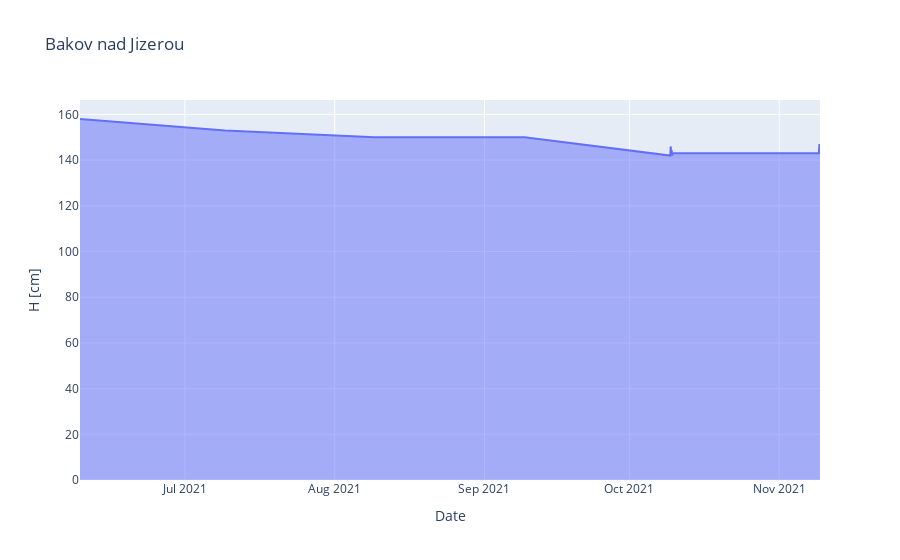
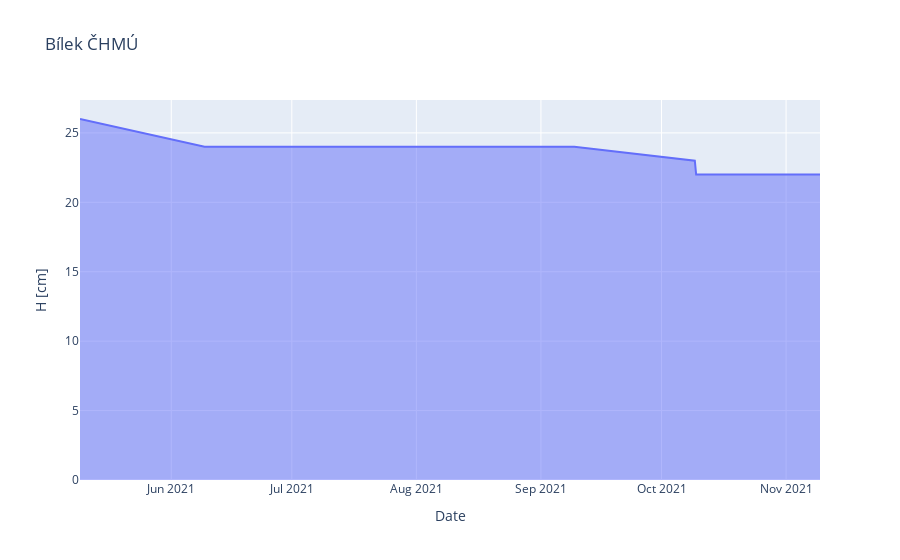
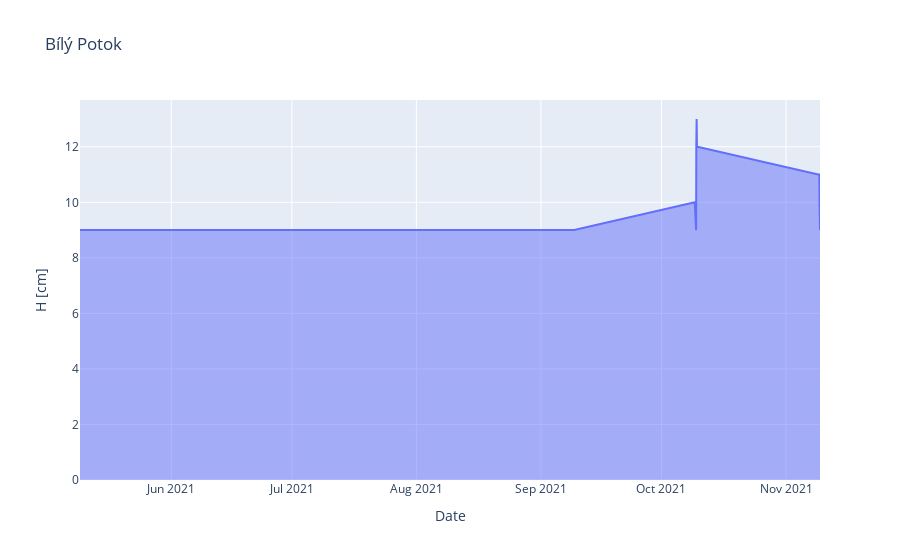
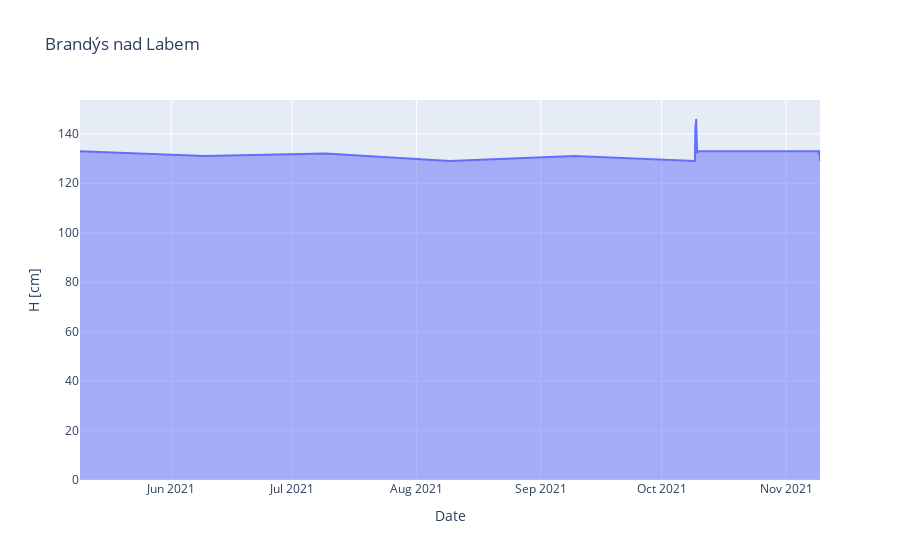

Write notebook code for charts like these, in order.
### Code cell
from bs4 import BeautifulSoup
from urllib.request import urlopen
import pandas as pd
import plotly.express as px


webpage = urlopen("http://www.pla.cz/portal/sap/cz/PC/Prehled.aspx")
page_content = webpage.read().decode("utf-8")
soup = BeautifulSoup(page_content, "html.parser")

river_links = soup.find_all('a', class_="odkazNaStaniciVPrehledu")
river_urls = []

for link in river_links:
    river_urls.append('http://www.pla.cz/portal/sap/cz/PC/' + link.get('href'))

for url in river_urls:
    subpage = urlopen(url)
    page_content = subpage.read().decode("utf-8")
    soup = BeautifulSoup(page_content, "html.parser")
    table = soup.find(id='ObsahCPH_DataMereniGV')
    df = pd.read_html(str(table))[0]
    df = df.rename(columns={'Unnamed: 0': 'Date'})
    df['Date'] = pd.to_datetime(df['Date'])
    try:
        fig = px.area(df, x='Date', y='H [cm]', title=soup.find(id='ObsahCPH_UdajeStaniceFW_NazevStaniceLbl').text)
        fig.show()
    except:
        pass

### Figure 1 — Plotly figure (JSON) as saved in the notebook; plotly's stock layout.template omitted (floating-point values rounded to 4 significant figures)
{"data": [{"hovertemplate": "Date=%{x}<br>H [cm]=%{y}<extra></extra>", "legendgroup": "", "line": {"color": "#636efa"}, "marker": {"symbol": "circle"}, "mode": "lines", "name": "", "orientation": "v", "showlegend": false, "stackgroup": "1", "type": "scatter", "x": ["2021-11-09T10:40:00", "2021-11-09T10:30:00", "2021-11-09T10:20:00", "2021-11-09T10:00:00", "2021-11-09T08:00:00", "2021-11-09T07:00:00", "2021-11-09T05:00:00", "2021-11-09T03:00:00", "2021-11-09T01:00:00", "2021-11-09T00:00:00", "2021-10-09T23:00:00", "2021-10-09T22:00:00", "2021-10-09T20:00:00", "2021-10-09T18:00:00", "2021-10-09T17:00:00", "2021-10-09T16:00:00", "2021-10-09T15:00:00", "2021-10-09T13:00:00", "2021-10-09T11:00:00", "2021-09-09T07:00:00", "2021-08-09T07:00:00", "2021-07-09T07:00:00", "2021-06-09T07:00:00"], "xaxis": "x", "y": [144, 144, 144, 145, 147, 146, 143, 143, 143, 143, 143, 143, 142, 144, 144, 144, 144, 146, 142, 150, 150, 153, 158], "yaxis": "y"}], "layout": {"legend": {"tracegroupgap": 0}, "title": {"text": "Bakov nad Jizerou"}, "xaxis": {"anchor": "y", "domain": [0, 1], "title": {"text": "Date"}}, "yaxis": {"anchor": "x", "domain": [0, 1], "title": {"text": "H [cm]"}}}}

### Figure 2 — Plotly figure (JSON) as saved in the notebook; plotly's stock layout.template omitted (floating-point values rounded to 4 significant figures)
{"data": [{"hovertemplate": "Date=%{x}<br>H [cm]=%{y}<extra></extra>", "legendgroup": "", "line": {"color": "#636efa"}, "marker": {"symbol": "circle"}, "mode": "lines", "name": "", "orientation": "v", "showlegend": false, "stackgroup": "1", "type": "scatter", "x": ["2021-11-09T10:40:00", "2021-11-09T10:30:00", "2021-11-09T10:20:00", "2021-11-09T10:10:00", "2021-11-09T10:00:00", "2021-11-09T09:00:00", "2021-11-09T08:00:00", "2021-11-09T07:00:00", "2021-11-09T06:00:00", "2021-11-09T05:00:00", "2021-11-09T04:00:00", "2021-11-09T03:00:00", "2021-11-09T02:00:00", "2021-11-09T01:00:00", "2021-11-09T00:00:00", "2021-10-09T23:00:00", "2021-10-09T22:00:00", "2021-10-09T21:00:00", "2021-10-09T20:00:00", "2021-10-09T19:00:00", "2021-10-09T18:00:00", "2021-10-09T17:00:00", "2021-10-09T16:00:00", "2021-10-09T15:00:00", "2021-10-09T14:00:00", "2021-10-09T13:00:00", "2021-10-09T12:00:00", "2021-10-09T11:00:00", "2021-10-09T07:00:00", "2021-09-09T07:00:00", "2021-08-09T07:00:00", "2021-07-09T07:00:00", "2021-06-09T07:00:00", "2021-05-09T07:00:00"], "xaxis": "x", "y": [22, 22, 22, 22, 22, 22, 22, 22, 22, 22, 22, 22, 22, 22, 22, 22, 22, 22, 22, 22, 22, 22, 22, 22, 22, 22, 22, 22, 23, 24, 24, 24, 24, 26], "yaxis": "y"}], "layout": {"legend": {"tracegroupgap": 0}, "title": {"text": "Bílek ČHMÚ"}, "xaxis": {"anchor": "y", "domain": [0, 1], "title": {"text": "Date"}}, "yaxis": {"anchor": "x", "domain": [0, 1], "title": {"text": "H [cm]"}}}}

### Figure 3 — Plotly figure (JSON) as saved in the notebook; plotly's stock layout.template omitted (floating-point values rounded to 4 significant figures)
{"data": [{"hovertemplate": "Date=%{x}<br>H [cm]=%{y}<extra></extra>", "legendgroup": "", "line": {"color": "#636efa"}, "marker": {"symbol": "circle"}, "mode": "lines", "name": "", "orientation": "v", "showlegend": false, "stackgroup": "1", "type": "scatter", "x": ["2021-11-09T10:50:00", "2021-11-09T10:40:00", "2021-11-09T10:30:00", "2021-11-09T10:20:00", "2021-11-09T10:10:00", "2021-11-09T10:00:00", "2021-11-09T09:00:00", "2021-11-09T08:00:00", "2021-11-09T07:00:00", "2021-11-09T06:00:00", "2021-11-09T05:00:00", "2021-11-09T04:00:00", "2021-11-09T03:00:00", "2021-11-09T02:00:00", "2021-11-09T00:00:00", "2021-10-09T23:00:00", "2021-10-09T22:00:00", "2021-10-09T21:00:00", "2021-10-09T20:00:00", "2021-10-09T19:00:00", "2021-10-09T18:00:00", "2021-10-09T17:00:00", "2021-10-09T16:00:00", "2021-10-09T15:00:00", "2021-10-09T14:00:00", "2021-10-09T13:00:00", "2021-10-09T12:00:00", "2021-10-09T11:00:00", "2021-10-09T07:00:00", "2021-09-09T07:00:00", "2021-08-09T07:00:00", "2021-07-09T07:00:00", "2021-06-09T07:00:00", "2021-05-09T07:00:00"], "xaxis": "x", "y": [9, 9, 9, 9, 9, 9, 9, 10, 11, 11, 11, 11, 11, 11, 11, 12, 12, 12, 12, 12, 13, 13, 12, 9, 9, 9, 9, 9, 10, 9, 9, 9, 9, 9], "yaxis": "y"}], "layout": {"legend": {"tracegroupgap": 0}, "title": {"text": "Bílý Potok"}, "xaxis": {"anchor": "y", "domain": [0, 1], "title": {"text": "Date"}}, "yaxis": {"anchor": "x", "domain": [0, 1], "title": {"text": "H [cm]"}}}}

### Figure 4 — Plotly figure (JSON) as saved in the notebook; plotly's stock layout.template omitted (floating-point values rounded to 4 significant figures)
{"data": [{"hovertemplate": "Date=%{x}<br>H [cm]=%{y}<extra></extra>", "legendgroup": "", "line": {"color": "#636efa"}, "marker": {"symbol": "circle"}, "mode": "lines", "name": "", "orientation": "v", "showlegend": false, "stackgroup": "1", "type": "scatter", "x": ["2021-11-09T10:30:00", "2021-11-09T10:15:00", "2021-11-09T10:00:00", "2021-11-09T09:00:00", "2021-11-09T08:00:00", "2021-11-09T07:00:00", "2021-11-09T06:00:00", "2021-11-09T05:00:00", "2021-11-09T04:00:00", "2021-11-09T03:00:00", "2021-11-09T02:00:00", "2021-11-09T01:00:00", "2021-11-09T00:00:00", "2021-10-09T23:00:00", "2021-10-09T22:00:00", "2021-10-09T21:00:00", "2021-10-09T20:00:00", "2021-10-09T19:00:00", "2021-10-09T18:00:00", "2021-10-09T17:00:00", "2021-10-09T16:00:00", "2021-10-09T15:00:00", "2021-10-09T14:00:00", "2021-10-09T13:00:00", "2021-10-09T12:00:00", "2021-10-09T11:00:00", "2021-10-09T07:00:00", "2021-09-09T07:00:00", "2021-08-09T07:00:00", "2021-07-09T07:00:00", "2021-06-09T07:00:00", "2021-05-09T07:00:00"], "xaxis": "x", "y": [129, 129, 132, 131, 132, 133, 132, 133, 133, 132, 132, 132, 133, 133, 133, 132, 135, 135, 138, 137, 142, 146, 145, 143, 146, 144, 129, 131, 129, 132, 131, 133], "yaxis": "y"}], "layout": {"legend": {"tracegroupgap": 0}, "title": {"text": "Brandýs nad Labem"}, "xaxis": {"anchor": "y", "domain": [0, 1], "title": {"text": "Date"}}, "yaxis": {"anchor": "x", "domain": [0, 1], "title": {"text": "H [cm]"}}}}
